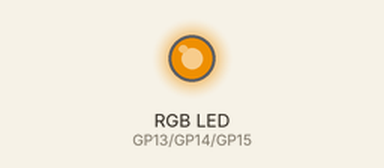
Simulated run of this program. Board: Raspberry Pi Pico running MicroPython. Parts: an RGB LED mixed from three pins (HIGH = lit). At 0.0 s the program stops and its outputs stay as they are.

Above: at 0.1 s.
Timing chart, 0 to 1.5 s (numbered marks = the images above):
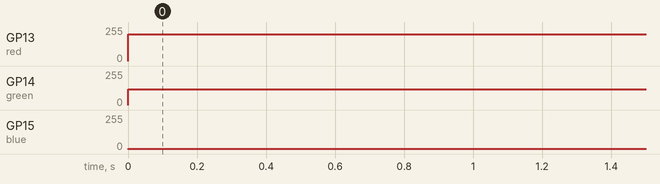

Measured:
- by itself, GP13 (red): 0/255 → 200/255 at 0.00 s
- by itself, GP14 (green): 0/255 → 120/255 at 0.00 s
- by itself, GP15 (blue): 0/255 → 1/255 at 0.00 s

The program:

colorful_light.py
```python
import machine
import utime

red = machine.PWM(machine.Pin(13))
green = machine.PWM(machine.Pin(14))
blue = machine.PWM(machine.Pin(15))
red.freq(1000)
green.freq(1000)
blue.freq(1000)

def interval_mapping(x, in_min, in_max, out_min, out_max):
    return (x - in_min) * (out_max - out_min) / (in_max - in_min) + out_min

def color_to_duty(rgb_value):
    rgb_value = int(interval_mapping(rgb_value,0,255,0,65535))
    return rgb_value

def color_set(red_value,green_value,blue_value):
    red.duty_u16(color_to_duty(red_value))
    green.duty_u16(color_to_duty(green_value))
    blue.duty_u16(color_to_duty(blue_value))

color_set(200,120,1)

#https://docs.sunfounder.com/projects/thales-kit/en/latest/colorful_light.html
```
